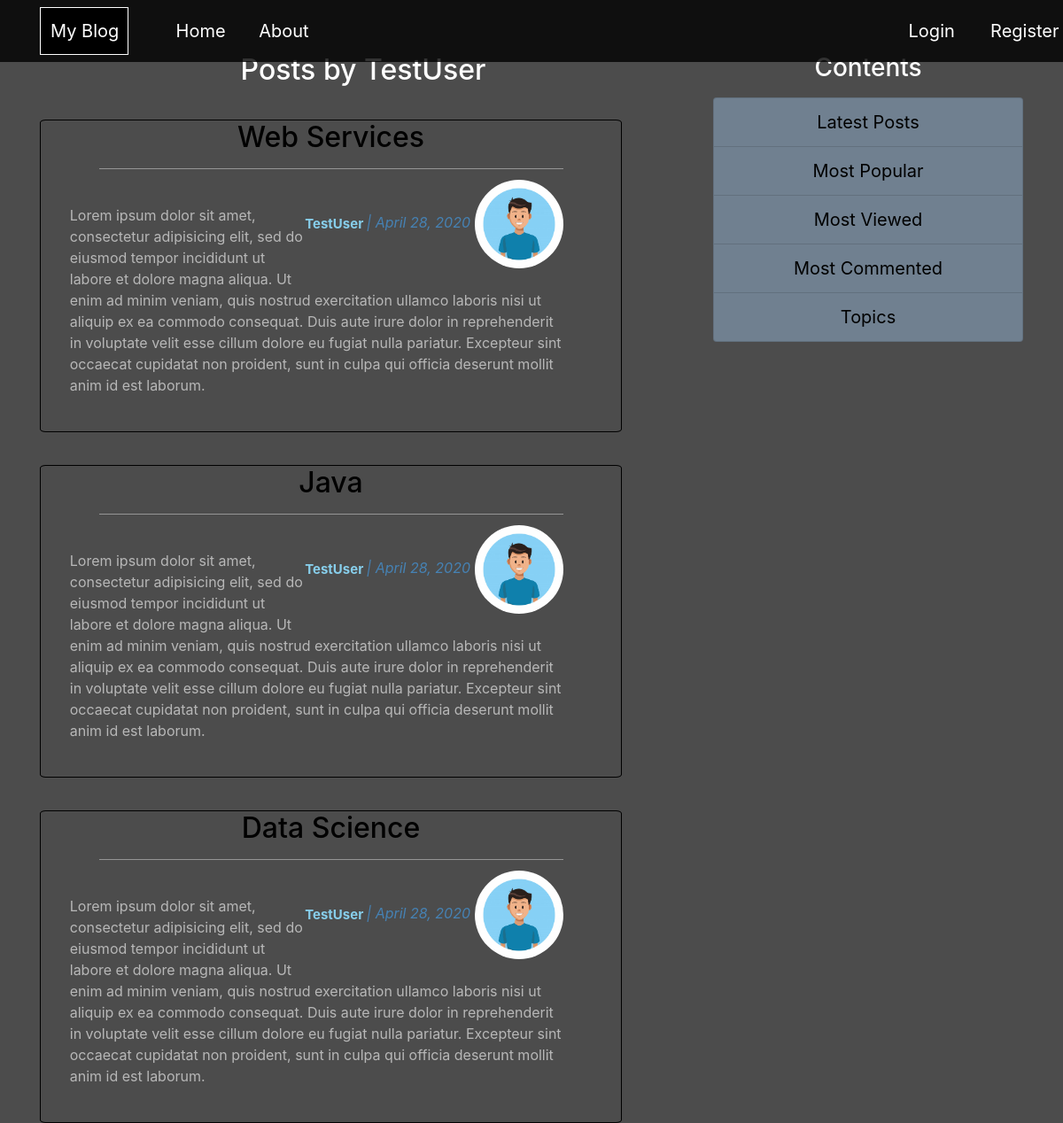
Page /user/TestUser/ on the committed database.
### Blog/models.py (models this page shows, shortened)
class Post(models.Model):
    title = models.CharField(max_length=100)
    content = models.TextField()
    date_posted = models.DateTimeField(default=timezone.now)
    author = models.ForeignKey(User,on_delete=models.CASCADE)

### Users/models.py (models this page shows, shortened)
class Profile(models.Model):
    user_profile = models.OneToOneField(User,on_delete=models.CASCADE)
    image = models.ImageField(default="default.jpg", upload_to="Profile_pics")

### Blog/views.py (the view)
# urls.py: path('user/<str:username>/',UserPostListView.as_view(), name="user-posts"),
class UserPostListView(ListView):
    model = Post
    template_name = 'Blog/user_posts.html' #<app>/<model>_<viewtype>.html
    context_object_name = 'posts'
    def get_queryset(self):
        user = get_object_or_404(User, username=self.kwargs.get('username'))
        return Post.objects.filter(author=user).order_by('-date_posted')

### Blog/templates/Blog/user_posts.html
{% extends "Blog/base.html" %}
{% block content %}
    <h2 style="text-align: center;">Posts by {{view.kwargs.username}}</h2>
    {% for post in posts %}
    <div class="post-body">
      <div class="post-title">
        <a href="{% url 'post-detail' post.id %}"><h2>{{post.title}}</h2></a>
        <hr style="width: 80%; background-color: rgba(255,255,255,0.5);">
        <br>
        <div class="post-content">
          <div class="post-details">
            <a href="{% url 'user-posts' post.author.username %}"><strong style="color: skyblue; font-size: 15px;">{{post.author}} </strong></a>
            <em style="color: steelblue;"> | {{post.date_posted|date:" F d, Y"}} </em>
            <img class="rounded-circle" style="width: 100px; height: 100px;" src="{{post.author.profile.image.url}}" alt="">
          </div>
          <div class="post">
            <p>{{post.content}}</p>
            <br>
          </div>
        </div>
      </div>
    </div>
    {% endfor %}
{% endblock content %}

### Blog/static/css/main.css (style rules this page uses)
body { margin: auto; padding: auto; background-color: rgba(0,0,0,0.7); color: white; }
a { text-decoration: none; }
.post-body { color: white; border-radius: 1%; margin-top: 5%; border: 1px solid black; width: 90%; }
.post-title a { text-align: center; color: black; text-decoration: none; }
.post-content { width: 85%; margin-left: 5%; color: black; }
.post-details { margin-top: -5%; float: right; }
.post { color: rgba(255,255,255,0.6); }

### rows in the picture
Post: title "Web Services", author "TestUser", date_posted "April 28, 2020", author.profile.image (placeholder picture), content "Lorem ipsum dolor sit amet, consectetur adipisicing elit, sed do eiusmod tempor incididunt ut labore et dolore magna aliqua. Ut enim ad minim veniam, quis nostrud exercitation ullamco laboris nisi ut aliquip ex ea commodo consequat. Duis aute irure dolor in reprehenderit in voluptate velit esse cillum dolore eu fugiat nulla pariatur. Excepteur sint occaecat cupidatat non proident, sunt in culpa qui officia deserunt mollit anim id est laborum."
Post: title "Java", author "TestUser", date_posted "April 28, 2020", author.profile.image (placeholder picture), content "Lorem ipsum dolor sit amet, consectetur adipisicing elit, sed do eiusmod tempor incididunt ut labore et dolore magna aliqua. Ut enim ad minim veniam, quis nostrud exercitation ullamco laboris nisi ut aliquip ex ea commodo consequat. Duis aute irure dolor in reprehenderit in voluptate velit esse cillum dolore eu fugiat nulla pariatur. Excepteur sint occaecat cupidatat non proident, sunt in culpa qui officia deserunt mollit anim id est laborum."
Post: title "Data Science", author "TestUser", date_posted "April 28, 2020", author.profile.image (placeholder picture), content "Lorem ipsum dolor sit amet, consectetur adipisicing elit, sed do eiusmod tempor incididunt ut labore et dolore magna aliqua. Ut enim ad minim veniam, quis nostrud exercitation ullamco laboris nisi ut aliquip ex ea commodo consequat. Duis aute irure dolor in reprehenderit in voluptate velit esse cillum dolore eu fugiat nulla pariatur. Excepteur sint occaecat cupidatat non proident, sunt in culpa qui officia deserunt mollit anim id est laborum."

### other values in the picture
{{ view.kwargs.username }} "TestUser"
